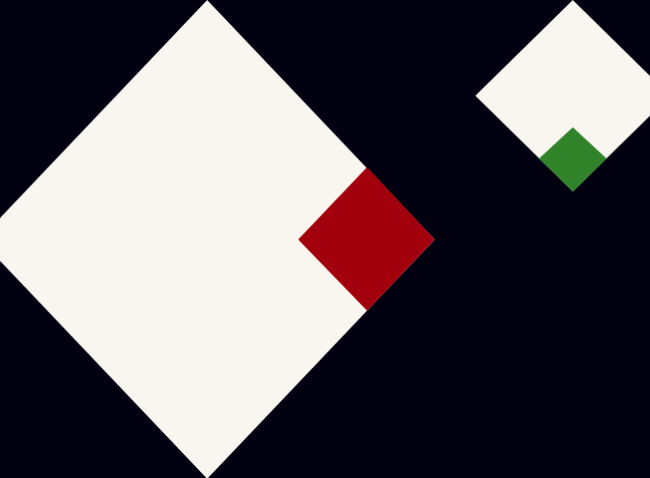
Frame 1 (no input)
Frame 60 (no input): identical to frame 1, image omitted
Frame 120 (the mouse pressed at the canvas centre since frame 60): identical to frame 1, image omitted

The p5.js sketch that drew this single still picture (run headless with seeded random() and noise() and a simulated clock; from frame 60 on, the mouse is pressed at the canvas centre):

// p5.js sketch
// ── sketch.js
var cnv;
var cWidth;
var cHeight;

function setup() {
  //set canvas dimensions and fill style
  cWidth = 650;
  cHeight = 0.735*cWidth;
  cnv = createCanvas(cWidth, cHeight);
  centerCanvas();
  noStroke();
  background(1,0,17);
  fill(249,246,239);
  
  translate(-width/32,0);
  
  //begin drawing left outer rhombus
  beginShape();
  vertex(0, 0.5*cHeight); //left vertex
  vertex(0.35*cWidth, 0); //top vertex
  vertex(0.7*cWidth, 0.5*cHeight); //right vertex
  vertex(0.35*cWidth, cHeight); //bot vertex
  endShape(CLOSE);
  
  fill(162,0,13);
  
  //begin drawing left inner rhombus
  beginShape();
  vertex(0.49*cWidth, 0.5*cHeight); //left vertex
  vertex(0.596*cWidth, 0.349*cHeight); //top vertex
  vertex(0.7*cWidth, 0.5*cHeight); //right vertex
  vertex(0.596*cWidth, 0.649*cHeight); //bot vertex
  endShape(CLOSE);
  
  fill(249,246,239);
  translate(width/32,0);
  translate(width/32,0);
  
  //begin drawing right outer rhombus
  beginShape();
  vertex(0.7*cWidth, 0.20*cHeight); //left vertex
  vertex(0.85*cWidth, 0); //top vertex
  vertex(cWidth, 0.20*cHeight); //right vertex
  vertex(0.85*cWidth, 0.4*cHeight); //bot vertex
  endShape(CLOSE);
  
  fill(48,131,41);
  
  //begin drawing right inner rhombus
  beginShape();
  vertex(0.798*cWidth, 0.331*cHeight); //left vertex
  vertex(0.85*cWidth, 0.266*cHeight); //top vertex
  vertex(0.902*cWidth, 0.331*cHeight); //right vertex
  vertex(0.85*cWidth, 0.4*cHeight); //bot vertex
  endShape(CLOSE);
}

function draw() {
  
}

//center canvas method
// source: https://github.com/processing/p5.js/wiki/Positioning-your-canvas
function centerCanvas() {
  var x = (windowWidth - width) / 2;
  var y = (windowHeight - height) / 2;
  cnv.position(x, y);
}
function windowResized() {
  centerCanvas();
}
